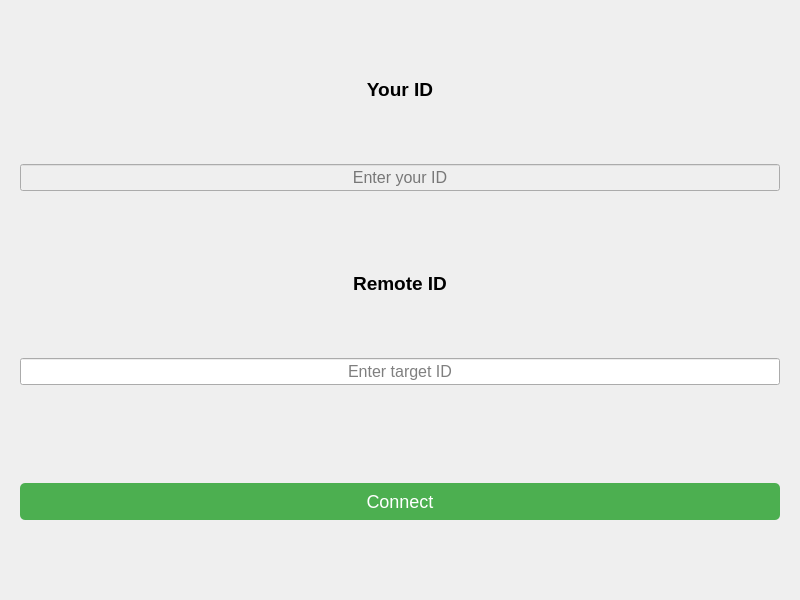
<?xml version="1.0" encoding="UTF-8"?>
<ui version="4.0">
 <class>ConnectWidget</class>
 <widget class="QWidget" name="ConnectWidget">
  <property name="geometry">
   <rect>
    <x>0</x>
    <y>0</y>
    <width>800</width>
    <height>600</height>
   </rect>
  </property>
  <property name="focusPolicy">
   <enum>Qt::StrongFocus</enum>
  </property>
  <property name="windowTitle">
   <string>Remote Control Connection</string>
  </property>
  <property name="styleSheet">
   <string notr="true">
           QPushButton#btn_connect {
               background-color: #4CAF50;
               color: white;
               font-size: 18px;
               border-radius: 5px;
               padding: 8px;
               width: 150px;
               margin-top: 15px;
           }
           #btn_connect:hover {
               background-color: #45a049;
           }
         		
			#btn_connect:pressed {
               
	background-color: rgb(57, 132, 60);
           }</string>
  </property>
  <layout class="QGridLayout" name="gridLayout">
   <item row="0" column="0">
    <widget class="QWidget" name="widget_user_id" native="true">
     <layout class="QVBoxLayout" name="verticalLayout_user_id">
      <item>
       <widget class="QLabel" name="label_user_id">
        <property name="font">
         <font>
          <pointsize>14</pointsize>
          <weight>75</weight>
          <bold>true</bold>
         </font>
        </property>
        <property name="text">
         <string>Your ID</string>
        </property>
        <property name="alignment">
         <set>Qt::AlignCenter</set>
        </property>
       </widget>
      </item>
      <item>
       <widget class="QLineEdit" name="lineEdit_id">
        <property name="enabled">
         <bool>false</bool>
        </property>
        <property name="font">
         <font>
          <pointsize>12</pointsize>
         </font>
        </property>
        <property name="focusPolicy">
         <enum>Qt::ClickFocus</enum>
        </property>
        <property name="text">
         <string/>
        </property>
        <property name="alignment">
         <set>Qt::AlignCenter</set>
        </property>
        <property name="placeholderText">
         <string>Enter your ID</string>
        </property>
       </widget>
      </item>
     </layout>
    </widget>
   </item>
   <item row="1" column="0">
    <widget class="QWidget" name="widget_target_id" native="true">
     <layout class="QVBoxLayout" name="verticalLayout_target_id">
      <item>
       <widget class="QLabel" name="label_target_id">
        <property name="font">
         <font>
          <pointsize>14</pointsize>
          <weight>75</weight>
          <bold>true</bold>
         </font>
        </property>
        <property name="text">
         <string>Remote ID</string>
        </property>
        <property name="alignment">
         <set>Qt::AlignCenter</set>
        </property>
       </widget>
      </item>
      <item>
       <widget class="QLineEdit" name="lineEdit_target_id">
        <property name="font">
         <font>
          <pointsize>12</pointsize>
         </font>
        </property>
        <property name="focusPolicy">
         <enum>Qt::ClickFocus</enum>
        </property>
        <property name="alignment">
         <set>Qt::AlignCenter</set>
        </property>
        <property name="placeholderText">
         <string>Enter target ID</string>
        </property>
       </widget>
      </item>
     </layout>
    </widget>
   </item>
   <item row="2" column="0">
    <widget class="QWidget" name="widget_connect" native="true">
     <layout class="QVBoxLayout" name="verticalLayout_connect">
      <item>
       <widget class="QPushButton" name="btn_connect">
        <property name="styleSheet">
         <string notr="true"/>
        </property>
        <property name="text">
         <string>Connect</string>
        </property>
       </widget>
      </item>
     </layout>
    </widget>
   </item>
  </layout>
 </widget>
 <resources/>
 <connections/>
</ui>
